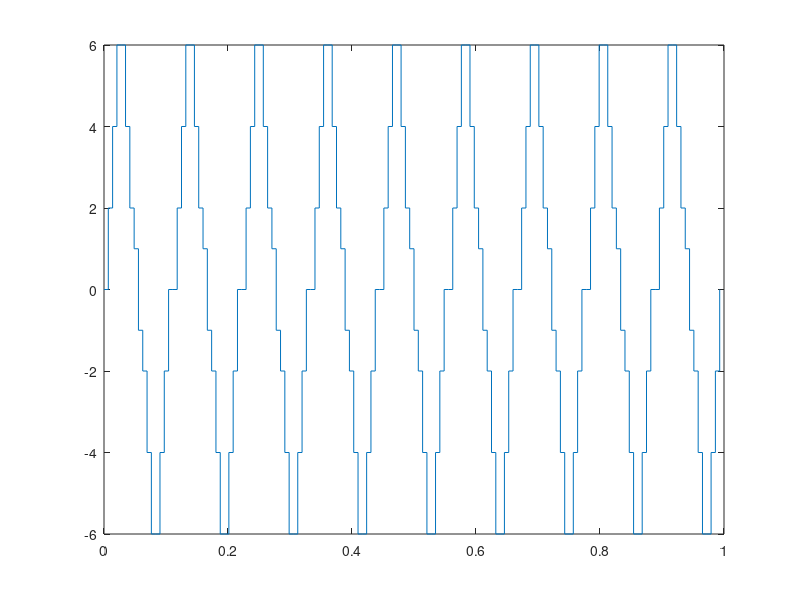

Source code (MATLAB):
u = [0 2 4 6 6 4 2 1 -1 -2 -4 -6 -6 -4 -2 0];
ux = 0:1/length(u):1-1/length(u);
stairs(ux,u)  % Stairstep plot
grid on
%disp(length(u));
%disp(length(ux));
w = [u u u u u u u u];
w = [u u u u u u u u u];
wx = 0:1/length(w):1-1/length(w);
stairs(wx,w)
